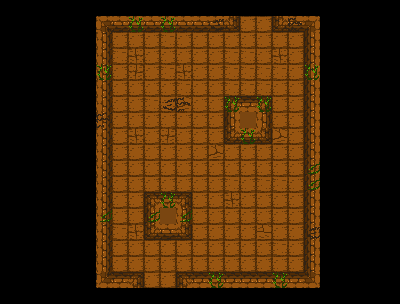

Tiled map render using the project's own tile images. Description and the map definition, with tile-layer contents summarised, below:
An orthogonal 25x19 tile map with 16x16 px tiles, 2 tile layers (Kachelebene 1, top) and 5 objects (2x exit, 2x enemy_area, chest).

<map version="1.0" orientation="orthogonal" renderorder="right-down" width="25" height="19" tilewidth="16" tileheight="16" nextobjectid="79">
 <tileset firstgid="1" name="tileset.png" tilewidth="16" tileheight="16" tilecount="140" columns="28">
  <image source="../images/tileset.png" width="448" height="80" />
 </tileset>
 <layer name="Kachelebene 1" width="25" height="19">
  <properties>
   <property name="tileset" value="tileset.png" />
  </properties>
  <data>[475 cells, 475 non-empty, 20 distinct tile ids]</data>
 </layer>
 <objectgroup name="objects">
  <object id="73" name="exit_south" type="exit" x="144" y="272" width="32" height="16">
   <properties>
    <property name="direction" value="south" />
   </properties>
  </object>
  <object id="75" name="exit_north" type="exit" x="240" y="16" width="32" height="16">
   <properties>
    <property name="direction" value="north" />
   </properties>
  </object>
  <object id="78" name="chest" type="chest" x="208" y="144" width="16" height="16" />
 </objectgroup>
 <objectgroup name="enemies">
  <object id="76" name="enemy_area" type="enemy_area" x="128" y="48" width="80" height="128" />
  <object id="77" name="enemy_area" type="enemy_area" x="224" y="144" width="64" height="112" />
 </objectgroup>
 <layer name="top" width="25" height="19">
  <properties>
   <property name="tileset" value="tileset.png" />
  </properties>
  <data>[475 cells, 22 non-empty, 5 distinct tile ids]</data>
 </layer>
</map>
